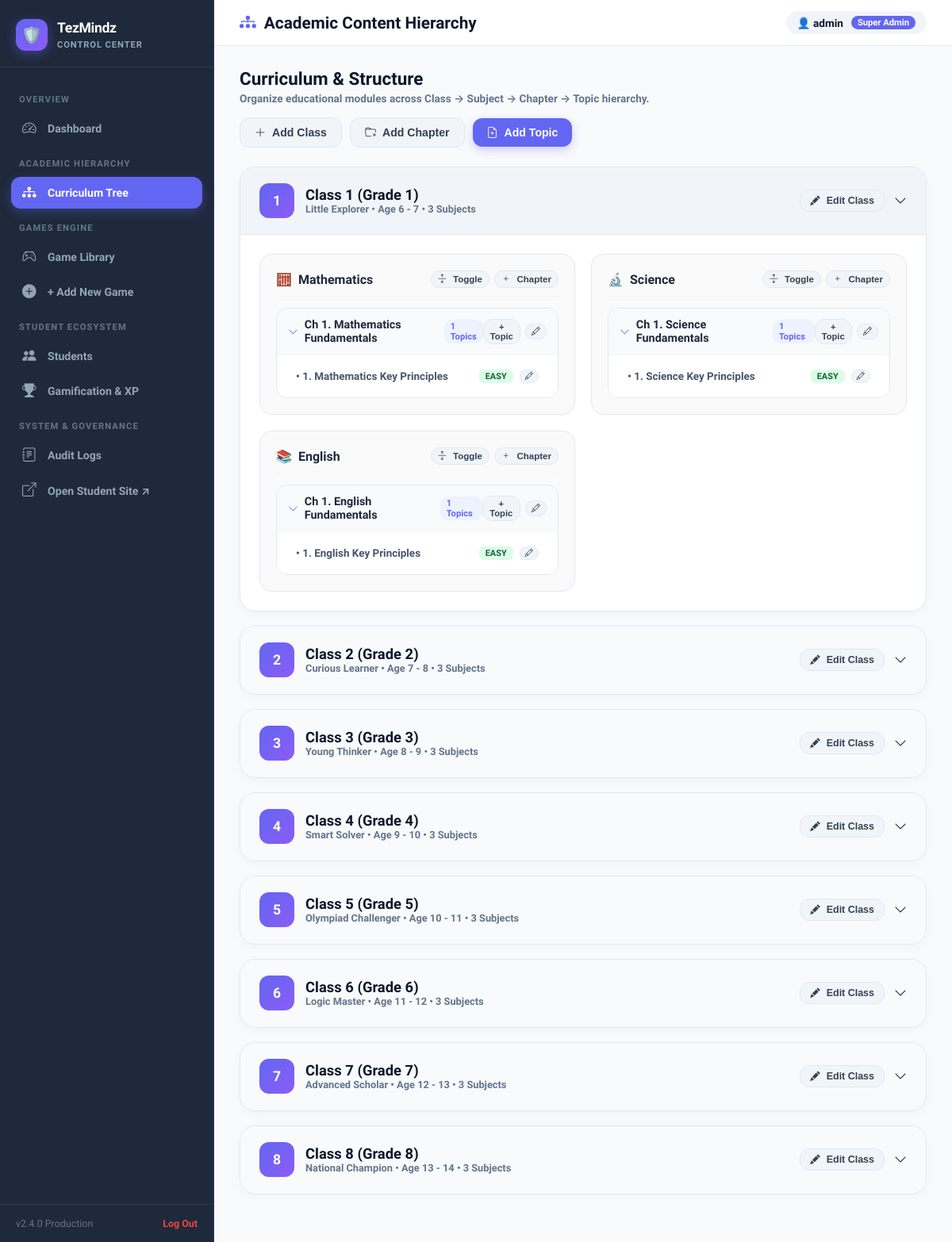
Page /tezadmin/academic/ (signed in) on the committed database.
### academics/models.py (models this page shows, shortened)
class Class(models.Model):
    grade_number = models.PositiveIntegerField(unique=True)
    name = models.CharField(max_length=50)           # e.g., "Grade 5"
    class_label = models.CharField(max_length=50)    # e.g., "Class 5"
    slug = models.SlugField(unique=True, blank=True)  # e.g., "class-5"
    stage = models.CharField(max_length=100)          # e.g., "Olympiad Challenger"
    age_group = models.CharField(max_length=50)       # e.g., "Age 10 - 11"
    description = models.TextField(blank=True)
    category = models.CharField(
        max_length=20,
        choices=[
            ("primary", "Primary"),
            ("middle", "Middle"),
            ("senior", "Senior"),
        ]
    )
    is_active = models.BooleanField(default=True)
    created_at = models.DateTimeField(auto_now_add=True, null=True)
    updated_at = models.DateTimeField(auto_now=True, null=True)
    class Meta:
        verbose_name_plural = "Classes"
        ordering = ["grade_number"]

class ClassSubject(models.Model):
    student_class = models.ForeignKey(Class, on_delete=models.CASCADE, related_name="class_subjects")
    subject = models.ForeignKey(Subject, on_delete=models.CASCADE, related_name="class_subjects")
    total_modules = models.PositiveIntegerField(default=0)
    class Meta:
        unique_together = ("student_class", "subject")

class Subject(models.Model):
    title = models.CharField(max_length=100, unique=True)
    subtitle = models.CharField(max_length=255)
    olympiad_code = models.CharField(max_length=100)
    icon_type = models.CharField(
        max_length=50,
        choices=[
            ("math", "math"),
            ("science", "science"),
            ("english", "english"),
        ]
    )
    color_theme = models.JSONField()
    is_active = models.BooleanField(default=True)

class Chapter(models.Model):
    class_subject = models.ForeignKey(ClassSubject, on_delete=models.CASCADE, related_name="chapters")
    name = models.CharField(max_length=255)
    slug = models.SlugField(blank=True)
    description = models.TextField(blank=True)
    order = models.PositiveIntegerField()
    is_active = models.BooleanField(default=True)
    class Meta:
        ordering = ["order"]
        unique_together = ("class_subject", "order")

class Concept(models.Model):
    DIFFICULTY_CHOICES = [
        ("easy", "Easy"),
        ("medium", "Medium"),
        ("hard", "Hard"),
    ]
    chapter = models.ForeignKey(Chapter, on_delete=models.CASCADE, related_name="concepts")
    name = models.CharField(max_length=255)
    slug = models.SlugField(blank=True)
    description = models.TextField()
    real_world_example = models.TextField(blank=True, null=True)
    difficulty = models.CharField(max_length=20, choices=DIFFICULTY_CHOICES, default="medium")
    estimated_time = models.PositiveIntegerField(default=15, help_text="Estimated time in minutes")
    order = models.PositiveIntegerField()
    is_active = models.BooleanField(default=True)
    class Meta:
        ordering = ["order"]
        unique_together = ("chapter", "order")

### common/admin_views.py (the view)
# urls.py: path("academic/", admin_views.admin_academic_hierarchy_view, name="academic_hierarchy"),
@admin_required
def admin_academic_hierarchy_view(request):
    classes = Class.objects.prefetch_related(
        "class_subjects__subject",
        "class_subjects__chapters__concepts"
    ).order_by("grade_number")
    all_subjects = Subject.objects.all().order_by("title")
    context = {
        "title": "Academic Content Hierarchy",
        "active_tab": "academic",
        "classes": classes,
        "all_subjects": all_subjects,
    }
    return render(request, "admin/academic_hierarchy.html", context)

### frontend/templates/admin/academic_hierarchy.html (shortened to what this page needs)
{% extends "admin/base_admin.html" %}
{% block header_title %}
  <i class="bi bi-diagram-3-fill" style="color:#6366F1;"></i>
  Academic Content Hierarchy
{% endblock %}
{% block content %}
<div class="hierarchy-toolbar">
  <div>
    <h2 style="font-size: 1.4rem; font-weight: 900; margin-bottom: 4px;">Curriculum & Structure</h2>
    <p style="font-size: 0.85rem; color: var(--text-muted); font-weight: 600;">
      Organize educational modules across Class → Subject → Chapter → Topic hierarchy.
    </p>
  </div>
  <div class="hierarchy-actions">
    <button class="btn-admin btn-admin-secondary" onclick="openClassModal()">
      <i class="bi bi-plus-lg"></i> Add Class
    </button>
    <button class="btn-admin btn-admin-secondary" onclick="openChapterModal()">
      <i class="bi bi-folder-plus"></i> Add Chapter
    </button>
    <button class="btn-admin btn-admin-primary" onclick="openTopicModal()">
      <i class="bi bi-file-earmark-plus"></i> Add Topic
    </button>
  </div>
</div>
<div class="class-accordion">
  {% for cls in classes %}
    <div class="class-node {% if forloop.first %}open{% endif %}" id="class-node-{{ cls.id }}">
      <div class="class-node-header" onclick="toggleClassNode('{{ cls.id }}')">
        <div class="class-meta">
          <div class="class-badge">{{ cls.grade_number }}</div>
          <div>
            <div class="class-title">{{ cls.class_label|default:cls.name }} ({{ cls.name }})</div>
            <div class="class-subtitle">{{ cls.stage }} • {{ cls.age_group }} • {{ cls.class_subjects.count }} Subjects</div>
          </div>
        </div>
        <div style="display: flex; align-items: center; gap: 12px;">
          <button class="btn-admin btn-admin-secondary" style="padding: 6px 12px; font-size: 0.78rem;" onclick="event.stopPropagation(); editClass('{{ cls.id }}', '{{ cls.grade_number }}', '{{ cls.name }}', '{{ cls.class_label }}', '{{ cls.stage }}', '{{ cls.age_group }}')">
            <i class="bi bi-pencil-fill"></i> Edit Class
          </button>
          <i class="bi bi-chevron-down" id="chevron-{{ cls.id }}"></i>
        </div>
      </div>
      <div class="class-node-body">
        {% if cls.class_subjects.all %}
          <div class="subjects-grid">
            {% for cs in cls.class_subjects.all %}
              <div class="subject-box" id="subject-box-{{ cs.id }}">
                <div class="subject-header">
                  <div class="subject-title">
                    <span>
                      {% if cs.subject.icon_type == 'math' %}🧮
                      {% elif cs.subject.icon_type == 'science' %}🔬
                      {% elif cs.subject.icon_type == 'english' %}📚
                      {% else %}📖{% endif %}
                    </span>
                    <span>{{ cs.subject.title }}</span>
                  </div>
                  <div style="display: flex; align-items: center; gap: 6px;">
                    <button class="btn-admin btn-admin-secondary" style="padding: 4px 8px; font-size: 0.72rem;" onclick="toggleAllSubjectChapters('{{ cs.id }}')" title="Expand / Collapse all chapters">
                      <i class="bi bi-arrows-expand"></i> Toggle
                    </button>
                    <button class="btn-admin btn-admin-secondary" style="padding: 4px 8px; font-size: 0.72rem;" onclick="openChapterModal('{{ cs.id }}', '{{ cls.class_label|default:cls.name }} • {{ cs.subject.title }}')">
                      <i class="bi bi-plus"></i> Chapter
                    </button>
                  </div>
                </div>
                <div class="chapters-list">
                  {% for ch in cs.chapters.all %}
                    <div class="chapter-item {% if forloop.first %}open{% endif %}" id="chapter-item-{{ ch.id }}">
                      <div class="chapter-item-head" onclick="toggleChapter('{{ ch.id }}')">
                        <div class="chapter-title-group">
                          <i class="bi bi-chevron-right chapter-chevron" id="chapter-chevron-{{ ch.id }}"></i>
                          <span><strong>Ch {{ ch.order }}.</strong> {{ ch.name }}</span>
                          <span class="topic-count-pill">{{ ch.concepts.count }} Topics</span>
                        </div>
                        <div style="display: flex; align-items: center; gap: 6px;" onclick="event.stopPropagation()">
                          <button class="btn-admin btn-admin-secondary" style="padding: 3px 8px; font-size: 0.7rem;" onclick="openTopicModal('{{ ch.id }}', '{{ cls.class_label|default:cls.name }} • {{ cs.subject.title }} → Ch {{ ch.order }}: {{ ch.name }}')" title="Add Topic to Chapter">
                            + Topic
                          </button>
                          <button class="btn-admin btn-admin-secondary" style="padding: 3px 7px; font-size: 0.7rem;" onclick="editChapter('{{ ch.id }}', '{{ cs.id }}', '{{ ch.name|escapejs }}', '{{ ch.order }}', '{{ ch.description|escapejs }}', '{{ cls.class_label|default:cls.name }} • {{ cs.subject.title }}')" title="Edit Chapter">
                            <i class="bi bi-pencil"></i>
                          </button>
                        </div>
                      </div>
                      <div class="topics-list">
                        {% for top in ch.concepts.all %}
                          <div class="topic-item">
                            <span>• {{ top.order }}. {{ top.name }}</span>
                            <div style="display: flex; align-items: center; gap: 8px;">
                              <span class="diff-pill diff-{{ top.difficulty }}">{{ top.difficulty }}</span>
                              <button class="btn-admin btn-admin-secondary" style="padding: 2px 6px; font-size: 0.65rem;" onclick="editTopic('{{ top.id }}', '{{ ch.id }}', '{{ top.name|escapejs }}', '{{ top.order }}', '{{ top.difficulty }}', '{{ top.description|escapejs }}', '{{ cls.class_label|default:cls.name }} • {{ cs.subject.title }} → Ch {{ ch.order }}: {{ ch.name }}')" title="Edit Topic">
                                <i class="bi bi-pencil"></i>
                              </button>
                            </div>
                          </div>
                        {% empty %}
                          <div style="font-size: 0.75rem; color: #94A3B8; text-align: center; padding: 6px;">No topics created yet. Click "+ Topic" above.</div>
                        {% endfor %}
                      </div>
                    </div>
                  {% empty %}
                    <div style="font-size: 0.8rem; color: #94A3B8; text-align: center; padding: 16px; border: 1px dashed var(--border); border-radius: 12px;">
                      No chapters found. Click "+ Chapter" to create one.
                    </div>
                  {% endfor %}
                </div>
              </div>
            {% endfor %}
          </div>
        {% else %}
          <div style="text-align: center; padding: 24px; color: #94A3B8;">
            No subjects configured for this class yet.
          </div>
        {% endif %}
      </div>
    </div>
  {% endfor %}
</div>
{% endblock %}

### frontend/templates/admin/base_admin.html (shortened to what this page needs)
<!DOCTYPE html>
<html lang="en">
<head>
  <link rel="stylesheet" href="https://cdn.jsdelivr.net/npm/bootstrap-icons@1.11.3/font/bootstrap-icons.min.css" />
</head>
<body>
  <aside class="admin-sidebar">
    <a href="{% url 'tezadmin:dashboard' %}" class="sidebar-brand">
      <div class="sidebar-brand-icon">🛡️</div>
      <div class="sidebar-brand-text">
        <strong>TezMindz</strong>
        <small>Control Center</small>
      </div>
    </a>
    <nav class="sidebar-menu">
      <div class="menu-header">Overview</div>
      <a href="{% url 'tezadmin:dashboard' %}" class="menu-link {% if active_tab == 'dashboard' %}active{% endif %}">
        <i class="bi bi-speedometer2"></i>
        <span>Dashboard</span>
      </a>
      <div class="menu-header">Academic Hierarchy</div>
      <a href="{% url 'tezadmin:academic_hierarchy' %}" class="menu-link {% if active_tab == 'academic' %}active{% endif %}">
        <i class="bi bi-diagram-3-fill"></i>
        <span>Curriculum Tree</span>
      </a>
      <div class="menu-header">Games Engine</div>
      <a href="{% url 'tezadmin:game_library' %}" class="menu-link {% if active_tab == 'games' %}active{% endif %}">
        <i class="bi bi-controller"></i>
        <span>Game Library</span>
      </a>
      <a href="{% url 'tezadmin:game_add' %}" class="menu-link">
        <i class="bi bi-plus-circle-fill"></i>
        <span>+ Add New Game</span>
      </a>
      <div class="menu-header">Student Ecosystem</div>
      <a href="{% url 'tezadmin:student_list' %}" class="menu-link {% if active_tab == 'students' %}active{% endif %}">
        <i class="bi bi-people-fill"></i>
        <span>Students</span>
      </a>
      <a href="{% url 'tezadmin:gamification' %}" class="menu-link {% if active_tab == 'gamification' %}active{% endif %}">
        <i class="bi bi-trophy-fill"></i>
        <span>Gamification & XP</span>
      </a>
      <div class="menu-header">System & Governance</div>
      <a href="{% url 'tezadmin:audit_logs' %}" class="menu-link {% if active_tab == 'audit_logs' %}active{% endif %}">
        <i class="bi bi-journal-text"></i>
        <span>Audit Logs</span>
      </a>
      <a href="{% url 'common:dashboard' %}" class="menu-link" target="_blank">
        <i class="bi bi-box-arrow-up-right"></i>
        <span>Open Student Site ↗</span>
      </a>
    </nav>
    <div class="sidebar-footer">
      <span>v2.4.0 Production</span>
      <a href="{% url 'tezadmin:logout' %}" style="color:#EF4444;text-decoration:none;font-weight:800;">Log Out</a>
    </div>
  </aside>
  <main class="admin-main">
    <header class="admin-header">
      <div class="header-title">
        {% block header_title %}{{ title }}{% endblock %}
      </div>
      <div class="header-actions">
        <div class="admin-user-pill">
          <span>👤 {{ request.user.username }}</span>
          <span class="badge">{% if request.user.is_superuser %}Super Admin{% else %}Staff Admin{% endif %}</span>
        </div>
      </div>
    </header>
    <div class="admin-body">
      {% block content %}{% endblock %}
    </div>
  </main>
</body>
</html>

### rows in the picture
Class: grade_number "1", class_label "Class 1", name "Grade 1", stage "Little Explorer", age_group "Age 6 - 7", class_subjects.count "3"
ClassSubject: subject "Mathematics"
Chapter: order "1", name "Mathematics Fundamentals", concepts.count "1"
Concept: order "1", name "Mathematics Key Principles", difficulty "EASY"
ClassSubject: subject "Science"
Chapter: order "1", name "Science Fundamentals", concepts.count "1"
Concept: order "1", name "Science Key Principles", difficulty "EASY"
ClassSubject: subject "English"
Chapter: order "1", name "English Fundamentals", concepts.count "1"
Concept: order "1", name "English Key Principles", difficulty "EASY"
Class: grade_number "2", class_label "Class 2", name "Grade 2", stage "Curious Learner", age_group "Age 7 - 8", class_subjects.count "3"
Class: grade_number "3", class_label "Class 3", name "Grade 3", stage "Young Thinker", age_group "Age 8 - 9", class_subjects.count "3"
Class: grade_number "4", class_label "Class 4", name "Grade 4", stage "Smart Solver", age_group "Age 9 - 10", class_subjects.count "3"
Class: grade_number "5", class_label "Class 5", name "Grade 5", stage "Olympiad Challenger", age_group "Age 10 - 11", class_subjects.count "3"
Class: grade_number "6", class_label "Class 6", name "Grade 6", stage "Logic Master", age_group "Age 11 - 12", class_subjects.count "3"
Class: grade_number "7", class_label "Class 7", name "Grade 7", stage "Advanced Scholar", age_group "Age 12 - 13", class_subjects.count "3"
Class: grade_number "8", class_label "Class 8", name "Grade 8", stage "National Champion", age_group "Age 13 - 14", class_subjects.count "3"

### other values in the picture
{{ request.user.username }} "admin"
